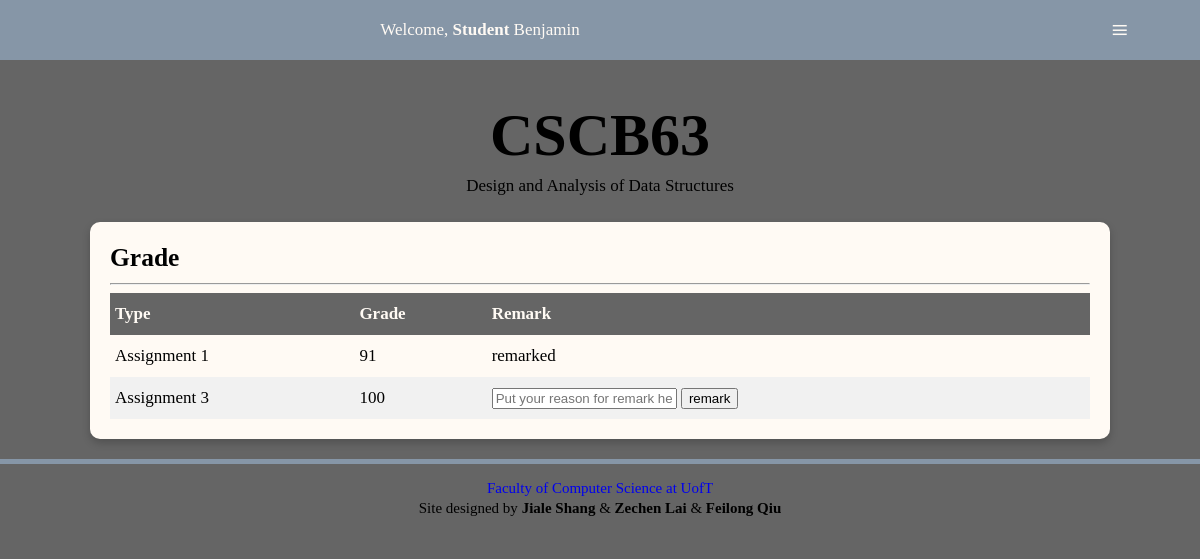
Page /grade (signed in) on the committed database.
### tables this page shows
CREATE TABLE "Grades" (
	"username"	NVARCHAR(50) NOT NULL,
	"ename"	NVARCHAR(255) NOT NULL,
	"grade"	INTEGER NOT NULL,
	"remark"	INTEGER,
	"request"	NVARCHAR(255),
	FOREIGN KEY("ename") REFERENCES "Events"("ename"),
	FOREIGN KEY("username") REFERENCES "Users"("username"),
	PRIMARY KEY("username","ename")
);

### app.py (the view)
@app.route("/grade",methods=['GET','POST'])
def grade():
    if not 'user' in session:
        return redirect(url_for('home'))
    db=get_db()
    db.row_factory = make_dicts
    students=get_student_table()
    events=get_event_table()
    grades = get_grade_table()
    return render_template('grade.html',event=events,user=session['user'],grade=grades,student=students)

### app.py (called while the page is built)
def get_db():
    db=getattr(g,'_database',None)
    if db is None:
        db=g._database=sqlite3.connect(DATABASE)
    return db

def make_dicts(cursor, row):
    return dict((cursor.description[idx][0],value)
                for idx,value in enumerate(row))

def query_db(query, args=(),one=False):
    cur = get_db().execute(query,args)
    rv = cur.fetchall()
    cur.close()
    return (rv[0] if rv else None) if one else rv

def get_grade_table():
    db=get_db()
    db.row_factory = make_dicts
    grades=[]
    if(session['user']['type']):
        query = "select username, grade, remark, ename,request from Grades natural join Takes where cid in (select cid from Takes where username='%s')" % (session['user']['username'])
    else:
        query = "select * from Grades where username='%s'" % (session['user']['username'])
    for grade in query_db(query):
        grades.append(grade)
    db.close()
    return grades

def get_student_table():
    db=get_db()
    db.row_factory = make_dicts
    students=[]
    for i in query_db("select username from Takes natural join Users where type=0 and cid in (select cid from Takes where username='%s')" % (session['user']['username'])):
        students.append(i)
    return students

def get_event_table():
    db=get_db()
    db.row_factory = make_dicts
    events=[]
    for j in query_db('select * from Events'):
        events.append(j)
    return events

@app.teardown_appcontext
def close_connection(exception):
    db = getattr(g, '_database', None)
    if db is not None:
        db.close()

### templates/grade.html (shortened to what this page needs)
<!DOCTYPE html>
<html lang="en">
<head>
<link href="../static/style.css" rel="stylesheet">
</head>
<body>
  <nav>
    <div id="menu-title">Welcome, <strong>{% if user['type']%}Instructor{% else %}Student{% endif %}</strong> {{ user['name'][0] }}</div>
    <label for="drop" class="button">≡</label>
  </nav>
  <div class="content">
    <div class="title">
      <h1>CSCB63</h1>
      <p>Design and Analysis of Data Structures</p>
    </div>
    {% if user['type'] %}
    <section>
      <h2>Template Changes</h2><hr>
      <label for="grading">Enter a grade of your student:</label>
      <input list="students" name="student" placeholder="username" id="student">
      <datalist id="students">
      </datalist>
      <input list="events" name="event" placeholder="type" id="event">
      <datalist id="events">
      </datalist>
      <input type="number" name="grade" placeholder="grade" min="0" max="100" id="grade">
      <button onclick="appendTemp()">add to Temp</button>
      <button onclick="archiveTemp()" type="float:right">submit changes</button>
      <p id="error"></p>
      <div class="table" id="temp-table">
      </div>
    </section>
    <section>
      <h2>Student Grades</h2><hr>
      <form action="/search-grade" method='GET'>
        <input type="text" name="search-student" value="" placeholder="username">
        <select id="search-event" name="search-event">
        </select>
        <input type="number" name="search-grade" value="" min="0" max="100" placeholder="grade">
        <input type="submit" value="search">
      </form>
      <p id="message"></p><a href="/grade"><button>refresh</button></a>
      <div class="table" id="grade-table">
      </div>
    </section>
    {% else %}
    <section>
      <h2>Grade</h2><hr>
      <div class="table">
        <div class="heading">
          <div class="cell">Type</div>
          <div class="cell">Grade</div>
          <div class="cell">Remark</div>
        </div>
          {% for item in grade %}
          <div class="row">
              <div class="cell">{{ item['ename'] }}</div>
              <div class="cell">{{ item['grade'] }}</div>
              <div class="cell">
              {% if item['remark'] == 1 %}
                proceeding
              {% elif item['remark'] == -1 %}
                remarked
              {% else %}
                <form method="post" action="/grade-remark">
                    <input type="text" class="remark-content" value="" placeholder="Put your reason for remark here." name="remark_request">
                    <input type="submit" value ="remark">
              {% endif %}
              </div>
          </div>
          {% endfor %}
      </div>
    </section>
    {% endif %}
  </div>
  <div id="footer">
    <p><a href="http://web.cs.toronto.edu">Faculty of Computer Science at UofT</a></p>
    <p>Site designed by <strong>Jiale Shang</strong> & <strong>Zechen Lai</strong> & <strong>Feilong Qiu</strong></p>
  </div>
</body>
</html>

### static/style.css (style rules this page uses)
body { background: #656565; font-size:17px; line-height: 32px; margin: 0; padding: 0; word-wrap:break-word !important; }
ul, p,h1,h2,h3 { margin:0; }
.title { text-align:center; margin-top: 100px; }
h1 { font-size:60px; line-height: 70px; }
.content { width: 85%; margin: 0 auto; margin-top: 30px; max-width: 1200px; min-width: 375px; }
a { text-decoration: none; }
section { box-shadow: 0 4px 8px 0 rgba(0,0,0,0.2); transition: 0.3s; margin:20px 0; padding: 20px; background: #fffaf4; border-radius: 10px; overflow: auto; }
.button, [id^=drop], .mobile-split { display: none; }
nav { margin:0; padding: 0; background-color: #8696a7; width: 100%; position: fixed; top:0; overflow: visible; }
#menu-title { display: block; padding: 0 30px; float: left; font-size:20px; line-height: 60px; color:#fffaf4; }
nav:after { content:""; display:table; clear:both; }
.table { display: table; width: 100%; }
.heading { display: table-row; font-weight: bold; background: #656565; color: #fffaf4; }
.row { display: table-row; }
.row:nth-child(odd) { background: #f1f1f1; }
.cell { display: table-cell; padding: 5px; }
#footer { padding:10px; text-align:center; border-top: 5px solid #8696a7; padding-top: 1%; }
#footer p { margin:5px; line-height: 15px; font-size: 15px; }
#footer a { text-decoration: none; transition: 0.4s; }
@media all and (max-width : 1227px) { #menu-title { padding: 0; width: 80%; text-align: center; float: left; font-size: 17px; } }
@media all and (max-width : 1227px) { nav ,nav ul { margin: 0; } }
@media all and (max-width : 1227px) { .button { display: block; background-color: #8696a7; padding:14px 20px; font-size:30px; text-decoration:none; float: right; border:none; width:10%; } }
@media all and (max-width : 1227px) { nav a:hover, nav ul ul a, nav ul ul, .button { color:#fffaf4; text-align: center; } }

### rows in the picture
Grades: ename "Assignment 1", grade "91", remark "remarked"
Grades: ename "Assignment 3", grade "100"

### other values in the picture
{{ user['name'][0] }} "Benjamin"
